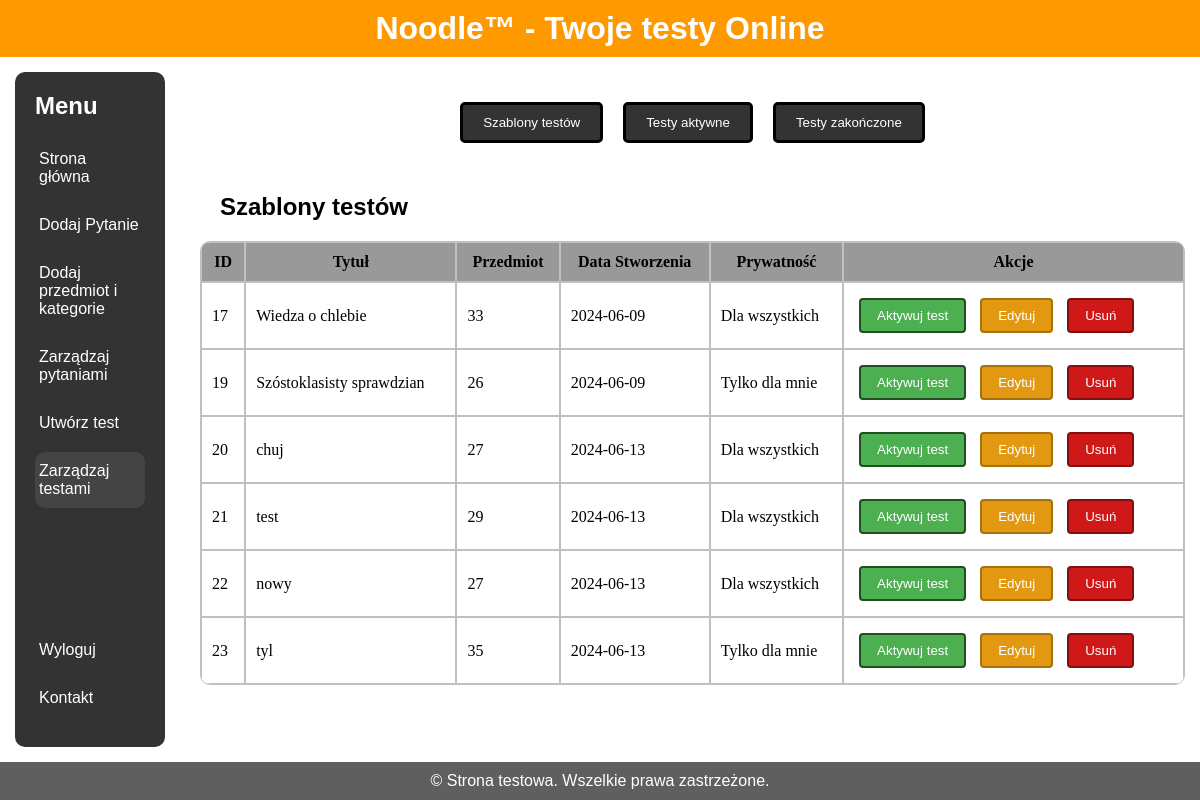
Page /Strona/html/panel_nauczyciela/zarz_testami.php (signed in) on the earlier database version.
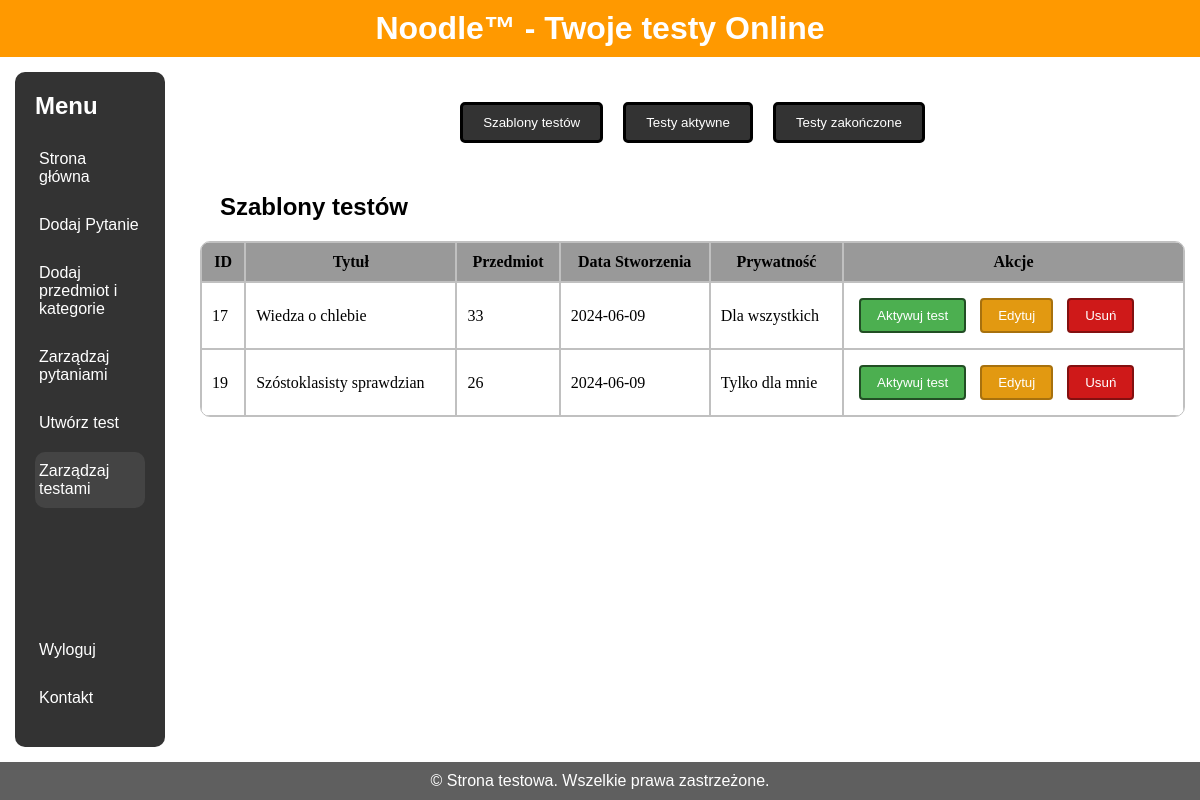
Same page on the later database version.
### tables this page shows
CREATE TABLE `testy_stworzone` (
  `id` int(11) NOT NULL,
  `autor` int(11) NOT NULL,
  `przedmiot` int(11) NOT NULL,
  `prywatnosc` tinyint(1) NOT NULL,
  `tytuł` varchar(50) DEFAULT NULL,
  `data_stworzenia` date NOT NULL
);

### Strona/html/panel_nauczyciela/zarz_testami.php (the view, shortened to what this page needs)
<!DOCTYPE html>
<html lang="en">
<head>
	<link rel="stylesheet" href="../styles.css">
</head>
<body>
	<div class="wrapper">
		<div class="header-content" id="head">
      		<h1>Noodle™ - Twoje testy Online</h1>
    		</div>
    		<div class="container">
      		<div class="sidebar" id="menu">
        		<ul>
				<h2>Menu</h2>
                <li><a href="strona_glowna.php" >Strona główna</a></li>
                <li><a href="dodaj.php">Dodaj Pytanie</a></li>
                <li><a href="dodaj_kat.php">Dodaj przedmiot i kategorie</a></li>
                <li><a href="zarz_pyt.php">Zarządzaj pytaniami</a></li>
                <li><a href="utworz_test.php">Utwórz test</a></li>
                <li><a href="zarz_testami.php" class="aktualna-strona">Zarządzaj testami</a></li>
        		</ul>
			<ul>
                <li>
    				<a href="../logowanie/logout.php">Wyloguj</a>
				</li>
				<li>
					<a href="../kontakt.php">Kontakt</a>
				</li>
			</ul>
      		</div>
			<div class="main-content" id="main">
                <div class="table-buttons">
                    <button onclick="toggleVisibility('testTemplates')">Szablony testów</button>
                    <button onclick="toggleVisibility('activeTests')">Testy aktywne</button>
                    <button onclick="toggleVisibility('finishedTests')">Testy zakończone</button>
                </div>
            <h2 class="h2-zarzadzajtestami" id="testTemplatesTitle" style="display:none;">Szablony testów</h2>
                <table id="testTemplates" style="display:none;">
                    <thead>
                        <tr>
                            <th>ID</th>
                            <th>Tytuł</th>
                            <th>Przedmiot</th>
                            <th>Data Stworzenia</th>
                            <th>Prywatność</th>
                            <th>Akcje</th>
                        </tr>
                    </thead>
                        <tbody>
                            <?php
                                $servername = "localhost";
                                $username = "root";
                                $password = "";
                                $dbname = "baza";
                                $conn = new mysqli($servername, $username, $password, $dbname);
                                    $sql = "SELECT  testy_stworzone.id AS id,
                                                    testy_stworzone.autor AS autor,
                                                    testy_stworzone.przedmiot AS przedmiot,
                                                    testy_stworzone.prywatnosc AS prywatnosc,
                                                    testy_stworzone.tytuł AS tytul,
                                                    testy_stworzone.data_stworzenia AS data_stwo
                                            FROM testy_stworzone;";
                                    $result = $conn->query($sql);
                                    if ($result->num_rows > 0) {
                                        while($row = $result->fetch_assoc()) {
                                            echo '
                                            <tr>
                                                <td>' . $row['id'] . '</td>
                                                <td>' . $row['tytul'] . '</td>
                                                <td>' . $row['przedmiot'] . '</td>
                                                <td>' . $row['data_stwo'] . '</td>
                                                <td>' . ($row['prywatnosc'] === '1' ? 'Tylko dla mnie' : 'Dla wszystkich') . '</td>
                                                <td>
                                                    <button class="test-action-button1" onclick="activateTest(' .  $row['id'] . ')">Aktywuj test</button>
                                                    <button class="test-action-button2" onclick="editTest(' .  $row['id'] . ')">Edytuj</button>
                                                    <button class="test-action-button3" onclick="deleteTest(' .  $row['id'] . ')">Usuń</button>
                                                </td>
                                            </form></td>
                                            </tr>';
                                        }
                                    }
                                    else {
                                        echo '<tr><td>Brak testów do wyświetlenia.</td></tr>';
                                    }
                            ?>
                        </tbody>
                </table>
			</div>
    	</div>
		<div class="footer" id="stopka">
			<p>&copy; Strona testowa. Wszelkie prawa zastrzeżone.</p>
		</div>
	</div>
</body>
</html>

### Strona/html/styles.css (style rules this page uses)
* { box-sizing: border-box; margin: 0; }
body { font-family: Arial, sans-serif; display: flex; min-height: 100vh; flex-direction: column; }
.header-content { background-color: #ff9900; color: #fff; padding: 10px 0; text-align: center; position: sticky; width: 100%; top: 0; z-index: 1000; }
.header-content h1 { margin: 0; }
.wrapper { flex: 1; display: flex; flex-direction: column; }
.container { display: flex; flex: 1; align-items: flex-start; }
.sidebar { display: flex; flex-direction: column; background-color: #333; color: #fff; position: sticky; width: 12%; min-width: 150px; padding: 20px; margin: 15px; margin-right: 20px; border-radius: 10px; top: 0px; left: 0; height: auto; z-index: 900; overflow-y: auto; justify-content: space-between; }
.sidebar h2 { margin-bottom: 20px; }
.sidebar ul { list-style-type: none; padding: 0; margin-bottom: 0; }
.sidebar ul li { margin-bottom: 10px; }
.sidebar ul li a { color: #fff; text-decoration: none; display: block; padding: 10px 4px; }
.aktualna-strona { background-color: #444; border-radius: 10px; }
.main-content { display: flex; flex: 1; flex-direction: column; justify-content: center; padding: 15px; flex-wrap: wrap; }
.footer { background-color: #5f5f5f; color: #fff; text-align: center; padding: 10px 0; }
table { position: relative; border-spacing: 0; font-family: calibri; z-index: 2; border: solid 1px #70707070; border-radius: 10px; overflow: hidden; }
td, th { padding: 10px; border: solid 1px #70707070; background-clip: padding-box; }
td { background-color: white; }
th { background-color: #999; }
.h2-zarzadzajtestami { margin: 20px; }
.test-action-button1 { background-color: #4CAF50; color: white; padding: 8px 16px; margin: 5px; border: solid rgb(34, 78, 36) 2px; border-radius: 4px; cursor: pointer; transition: opacity 0.3s ease, transform 0.3s ease; }
.test-action-button2 { background-color: #e29911; color: white; padding: 8px 16px; margin: 5px; border: solid #a7710e 2px; border-radius: 4px; cursor: pointer; transition: opacity 0.3s ease, transform 0.3s ease; }
.test-action-button3 { background-color: #cf1919; color: white; padding: 8px 16px; margin: 5px; border: solid #831010 2px; border-radius: 4px; cursor: pointer; transition: opacity 0.3s ease, transform 0.3s ease; }

### Strona/html/panel_nauczyciela/zarz_testami.php (style rules this page uses)
.table-buttons { display: flex; justify-content: center; align-items: center; flex-wrap: wrap; padding: 20px; }
.table-buttons button { background-color: #333; border: 3px solid; border-color: black; color: white; padding: 10px 20px; margin: 10px; border-radius: 5px; cursor: pointer; transition: background-color 0.3s; }

Differences in the rows shown:
removed testy_stworzone: id "20", tytuł "chuj", przedmiot "27", data_stworzenia "2024-06-13", prywatnosc "Dla wszystkich"
removed testy_stworzone: id "21", tytuł "test", przedmiot "29", data_stworzenia "2024-06-13", prywatnosc "Dla wszystkich"
removed testy_stworzone: id "22", tytuł "nowy", przedmiot "27", data_stworzenia "2024-06-13", prywatnosc "Dla wszystkich"
removed testy_stworzone: id "23", tytuł "tyl", przedmiot "35", data_stworzenia "2024-06-13", prywatnosc "Tylko dla mnie"
